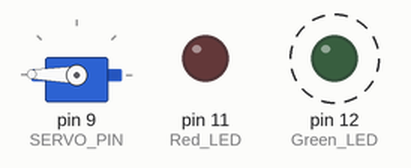
This sketch was run on a simulated Arduino Uno, built with avr-gcc and run on an emulated ATmega328P. On the bench: servo, output pins drawn as LEDs (lit = HIGH). Dashed ring = blinking.

Above: at 1.05 s.
At 2.8 s:
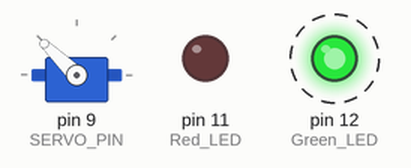
At 4.3 s:
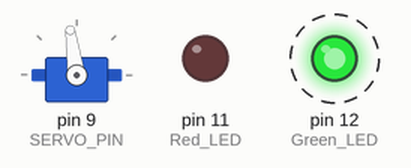
At 7.45 s:
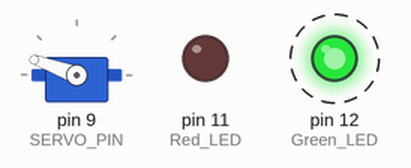
Timing chart, 0 to 10.4 s (numbered marks = the images above):
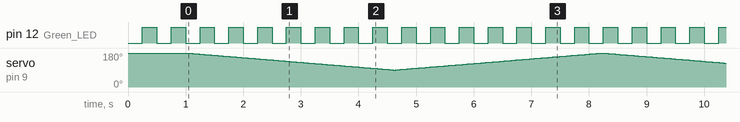

The sketch:

interrupt10.ino
```cpp
#include <TimerOne.h>
#include <Servo.h>

#define Green_LED 12
#define Red_LED 11
#define SERVO_PIN 9

Servo servo_1;
int pos = 180;

volatile bool state = false;

void setup(){
  pinMode(Green_LED, OUTPUT);
  pinMode(Red_LED, OUTPUT);
  pinMode(SERVO_PIN, OUTPUT);

  digitalWrite(Green_LED, LOW);
  digitalWrite(Red_LED, LOW);

  Timer1.initialize(250000);
  Timer1.attachInterrupt(Doraemon);

  servo_1.attach(SERVO_PIN);
  servo_1.write(pos);

  delay(1000);
}

void Doraemon(){
  state = !state;
  digitalWrite(Green_LED, state);
}

void loop(){
  for(pos=180;pos>90;pos--){
    servo_1.write(pos);
    delay(40);
  }
  for(pos=90;pos<180;pos++){
    servo_1.write(pos);
    delay(40);
  }
}
```

Measured:
- by itself, pin 12 (Green_LED): alternates HIGH for 0.25 s and LOW for 0.25 s
